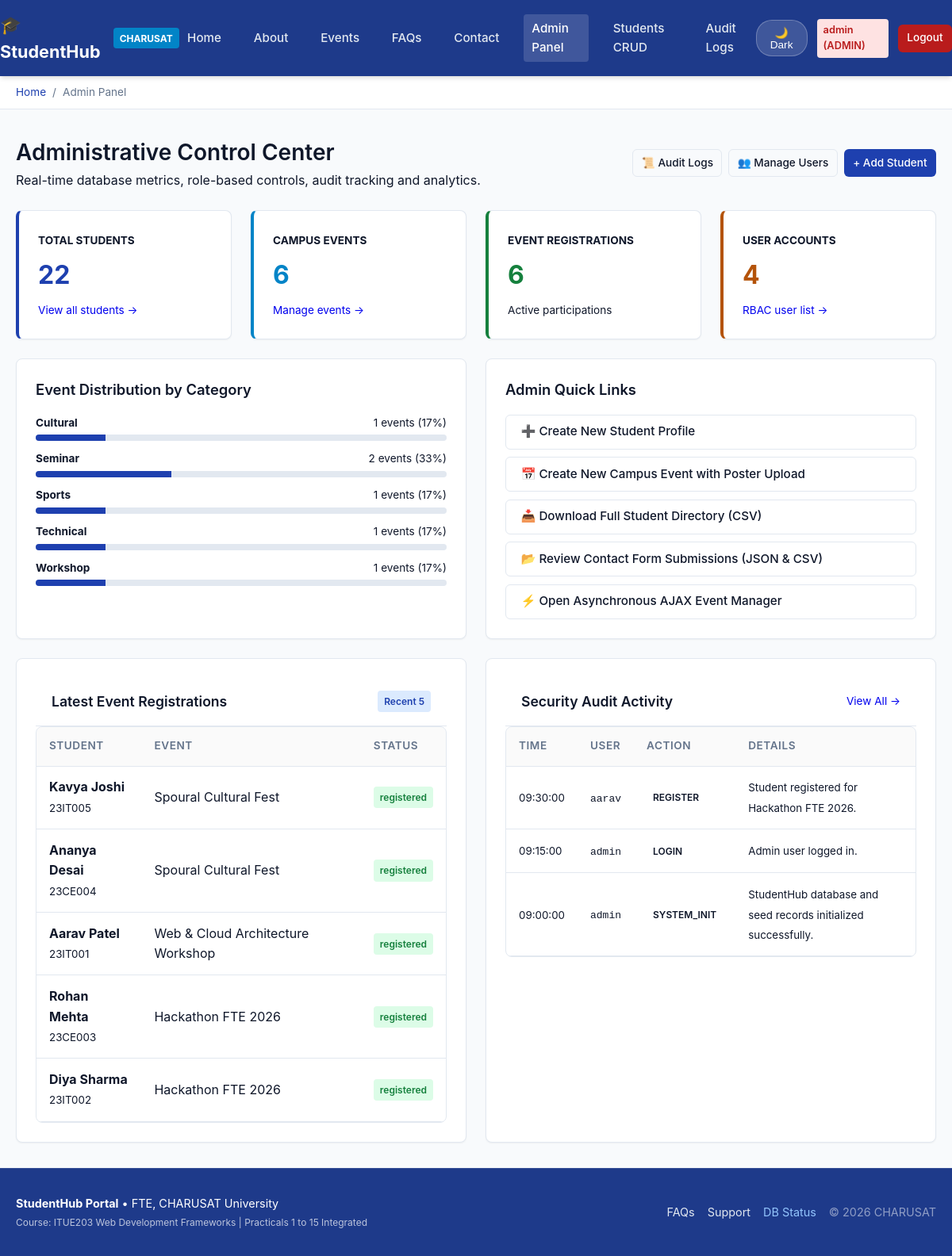
Page /admin/dashboard.php (signed in) on the committed database.
### tables this page shows
CREATE TABLE IF NOT EXISTS `registrations` (
  `id` INT UNSIGNED NOT NULL AUTO_INCREMENT,
  `student_id` INT UNSIGNED NOT NULL,
  `event_id` INT UNSIGNED NOT NULL,
  `status` ENUM('registered', 'attended', 'cancelled') NOT NULL DEFAULT 'registered',
  `registered_at` TIMESTAMP NOT NULL DEFAULT CURRENT_TIMESTAMP,
  PRIMARY KEY (`id`),
  UNIQUE KEY `uq_registrations_student_event` (`student_id`, `event_id`),
  KEY `idx_registrations_event_status` (`event_id`, `status`),
  CONSTRAINT `fk_registrations_student` FOREIGN KEY (`student_id`) REFERENCES `students` (`id`) ON UPDATE CASCADE ON DELETE CASCADE,
  CONSTRAINT `fk_registrations_event` FOREIGN KEY (`event_id`) REFERENCES `events` (`id`) ON UPDATE CASCADE ON DELETE CASCADE
);

CREATE TABLE IF NOT EXISTS `students` (
  `id` INT UNSIGNED NOT NULL AUTO_INCREMENT,
  `student_number` VARCHAR(30) NOT NULL,
  `full_name` VARCHAR(150) NOT NULL,
  `email` VARCHAR(191) NOT NULL,
  `mobile` VARCHAR(15) NOT NULL,
  `branch` VARCHAR(100) NOT NULL,
  `year` VARCHAR(20) NOT NULL,
  `gender` ENUM('Male', 'Female', 'Other') NOT NULL,
  `user_id` INT UNSIGNED NULL,
  `status` ENUM('active', 'inactive') NOT NULL DEFAULT 'active',
  `created_at` TIMESTAMP NOT NULL DEFAULT CURRENT_TIMESTAMP,
  PRIMARY KEY (`id`),
  UNIQUE KEY `uq_students_student_number` (`student_number`),
  UNIQUE KEY `uq_students_email` (`email`),
  KEY `idx_students_branch` (`branch`),
  KEY `idx_students_year` (`year`),
  CONSTRAINT `fk_students_user` FOREIGN KEY (`user_id`) REFERENCES `users` (`id`) ON DELETE SET NULL ON UPDATE CASCADE
);

CREATE TABLE IF NOT EXISTS `events` (
  `id` INT UNSIGNED NOT NULL AUTO_INCREMENT,
  `title` VARCHAR(150) NOT NULL,
  `description` TEXT NULL,
  `category` VARCHAR(50) NOT NULL DEFAULT 'Technical',
  `event_date` DATETIME NOT NULL,
  `location` VARCHAR(200) NOT NULL,
  `capacity` INT UNSIGNED NULL DEFAULT 100,
  `poster` VARCHAR(255) NULL,
  `status` ENUM('open', 'closed', 'cancelled') NOT NULL DEFAULT 'open',
  `created_by` INT UNSIGNED NULL,
  `created_at` TIMESTAMP NOT NULL DEFAULT CURRENT_TIMESTAMP,
  PRIMARY KEY (`id`),
  KEY `idx_events_event_date` (`event_date`),
  KEY `idx_events_category` (`category`),
  KEY `idx_events_status` (`status`)
);

CREATE TABLE IF NOT EXISTS `audit_logs` (
  `id` INT UNSIGNED NOT NULL AUTO_INCREMENT,
  `user_id` INT UNSIGNED NULL,
  `username` VARCHAR(50) NOT NULL,
  `action` VARCHAR(100) NOT NULL,
  `details` TEXT NULL,
  `ip_address` VARCHAR(45) NULL,
  `created_at` TIMESTAMP NOT NULL DEFAULT CURRENT_TIMESTAMP,
  PRIMARY KEY (`id`),
  KEY `idx_audit_logs_action` (`action`),
  KEY `idx_audit_logs_created_at` (`created_at`)
);

### admin/dashboard.php (the view, shortened to what this page needs)
<?php
require_once __DIR__ . '/../includes/auth.php';
$studentCount = (int)$conn->query("SELECT COUNT(*) FROM students")->fetch_row()[0];
$eventCount = (int)$conn->query("SELECT COUNT(*) FROM events")->fetch_row()[0];
$userCount = (int)$conn->query("SELECT COUNT(*) FROM users")->fetch_row()[0];
$registrationCount = (int)$conn->query("SELECT COUNT(*) FROM registrations")->fetch_row()[0];
$catStats = $conn->query("SELECT category, COUNT(*) as count FROM events GROUP BY category")->fetch_all(MYSQLI_ASSOC);
$latestRegs = $conn->query("
    SELECT r.id, r.registered_at, r.status, s.full_name, s.student_number, e.title as event_title
    FROM registrations r
    JOIN students s ON r.student_id = s.id
    JOIN events e ON r.event_id = e.id
    ORDER BY r.registered_at DESC LIMIT 5
")->fetch_all(MYSQLI_ASSOC);
$latestLogs = $conn->query("SELECT * FROM audit_logs ORDER BY created_at DESC LIMIT 5")->fetch_all(MYSQLI_ASSOC);
require_once __DIR__ . '/../includes/header.php';
?>
<div style="display:flex; justify-content:space-between; align-items:center; margin-bottom:1.5rem; flex-wrap:wrap; gap:1rem;">
    <div>
        <h1 class="card-title" style="font-size:1.75rem; margin:0;">Administrative Control Center</h1>
        <p class="text-muted">Real-time database metrics, role-based controls, audit tracking and analytics.</p>
    </div>
    <div style="display:flex; gap:0.5rem;">
        <a href="audit-logs.php" class="btn btn-outline btn-sm">📜 Audit Logs</a>
        <a href="users.php" class="btn btn-outline btn-sm">👥 Manage Users</a>
        <a href="/studenthub/student-add.php" class="btn btn-primary btn-sm">+ Add Student</a>
    </div>
</div>
<div class="grid-4 mb-4" style="margin-bottom:1.5rem;">
    <div class="card" style="border-left: 4px solid var(--primary);">
        <span class="text-muted" style="font-size:0.85rem; text-transform:uppercase; font-weight:bold;">Total Students</span>
        <h2 style="font-size:2rem; margin:0.35rem 0; color:var(--primary);"><?= $studentCount ?></h2>
        <a href="/studenthub/students.php" style="font-size:0.85rem; text-decoration:none;">View all students &rarr;</a>
    </div>
    <div class="card" style="border-left: 4px solid var(--accent);">
        <span class="text-muted" style="font-size:0.85rem; text-transform:uppercase; font-weight:bold;">Campus Events</span>
        <h2 style="font-size:2rem; margin:0.35rem 0; color:var(--accent);"><?= $eventCount ?></h2>
        <a href="/studenthub/events.php" style="font-size:0.85rem; text-decoration:none;">Manage events &rarr;</a>
    </div>
    <div class="card" style="border-left: 4px solid var(--success);">
        <span class="text-muted" style="font-size:0.85rem; text-transform:uppercase; font-weight:bold;">Event Registrations</span>
        <h2 style="font-size:2rem; margin:0.35rem 0; color:var(--success);"><?= $registrationCount ?></h2>
        <span class="text-muted" style="font-size:0.85rem;">Active participations</span>
    </div>
    <div class="card" style="border-left: 4px solid var(--warning);">
        <span class="text-muted" style="font-size:0.85rem; text-transform:uppercase; font-weight:bold;">User Accounts</span>
        <h2 style="font-size:2rem; margin:0.35rem 0; color:var(--warning);"><?= $userCount ?></h2>
        <a href="users.php" style="font-size:0.85rem; text-decoration:none;">RBAC user list &rarr;</a>
    </div>
</div>
<div class="grid-2 mb-4" style="margin-bottom:1.5rem;">
    <div class="card">
        <h3 class="card-title" style="font-size:1.15rem;">Event Distribution by Category</h3>
        <div style="margin-top:1rem; display:flex; flex-direction:column; gap:0.75rem;">
            <?php foreach ($catStats as $stat):
                $pct = $eventCount > 0 ? round(($stat['count'] / $eventCount) * 100) : 0;
            ?>
                <div>
                    <div style="display:flex; justify-content:space-between; font-size:0.85rem; margin-bottom:0.25rem;">
                        <strong><?= htmlspecialchars($stat['category']) ?></strong>
                        <span><?= $stat['count'] ?> events (<?= $pct ?>%)</span>
                    </div>
                    <div style="height:8px; background:var(--border-color); border-radius:4px; overflow:hidden;">
                        <div style="height:100%; width:<?= $pct ?>%; background:var(--primary);"></div>
                    </div>
                </div>
            <?php endforeach; ?>
        </div>
    </div>
    <div class="card">
        <h3 class="card-title" style="font-size:1.15rem;">Admin Quick Links</h3>
        <div style="display:flex; flex-direction:column; gap:0.6rem; margin-top:1rem;">
            <a href="/studenthub/student-add.php" class="btn btn-outline" style="justify-content:flex-start;">➕ Create New Student Profile</a>
            <a href="/studenthub/event-add.php" class="btn btn-outline" style="justify-content:flex-start;">📅 Create New Campus Event with Poster Upload</a>
            <a href="/studenthub/student-export.php" class="btn btn-outline" style="justify-content:flex-start;">📥 Download Full Student Directory (CSV)</a>
            <a href="/studenthub/view-submissions.php" class="btn btn-outline" style="justify-content:flex-start;">📂 Review Contact Form Submissions (JSON & CSV)</a>
            <a href="/studenthub/events-ajax.php" class="btn btn-outline" style="justify-content:flex-start;">⚡ Open Asynchronous AJAX Event Manager</a>
        </div>
    </div>
</div>
<div class="grid-2">
    <div class="card p-0" style="overflow:hidden;">
        <div style="padding:1rem 1.25rem; border-bottom:1px solid var(--border-color); display:flex; justify-content:space-between; align-items:center;">
            <h3 class="card-title" style="margin:0; font-size:1.1rem;">Latest Event Registrations</h3>
            <span class="badge badge-primary">Recent 5</span>
        </div>
        <div class="table-responsive">
            <table class="data-table">
                <thead>
                    <tr>
                        <th>Student</th>
                        <th>Event</th>
                        <th>Status</th>
                    </tr>
                </thead>
                <tbody>
                    <?php if (empty($latestRegs)): ?>
                        <tr><td colspan="3" class="text-center text-muted">No registrations yet.</td></tr>
                    <?php else: ?>
                        <?php foreach ($latestRegs as $r): ?>
                            <tr>
                                <td>
                                    <strong><?= htmlspecialchars($r['full_name']) ?></strong><br>
                                    <small class="text-muted"><?= htmlspecialchars($r['student_number']) ?></small>
                                </td>
                                <td><?= htmlspecialchars($r['event_title']) ?></td>
                                <td><span class="badge badge-success"><?= htmlspecialchars($r['status']) ?></span></td>
                            </tr>
                        <?php endforeach; ?>
                    <?php endif; ?>
                </tbody>
            </table>
        </div>
    </div>
    <div class="card p-0" style="overflow:hidden;">
        <div style="padding:1rem 1.25rem; border-bottom:1px solid var(--border-color); display:flex; justify-content:space-between; align-items:center;">
            <h3 class="card-title" style="margin:0; font-size:1.1rem;">Security Audit Activity</h3>
            <a href="audit-logs.php" style="font-size:0.85rem; text-decoration:none;">View All &rarr;</a>
        </div>
        <div class="table-responsive">
            <table class="data-table">
                <thead>
                    <tr>
                        <th>Time</th>
                        <th>User</th>
                        <th>Action</th>
                        <th>Details</th>
                    </tr>
                </thead>
                <tbody>
                    <?php if (empty($latestLogs)): ?>
                        <tr><td colspan="4" class="text-center text-muted">No audit logs recorded.</td></tr>
                    <?php else: ?>
                        <?php foreach ($latestLogs as $log): ?>
                            <tr>
                                <td><small class="text-muted"><?= date('H:i:s', strtotime($log['created_at'])) ?></small></td>
                                <td><code><?= htmlspecialchars($log['username']) ?></code></td>
                                <td><span class="badge badge-secondary"><?= htmlspecialchars($log['action']) ?></span></td>
                                <td><small><?= htmlspecialchars($log['details']) ?></small></td>
                            </tr>
                        <?php endforeach; ?>
                    <?php endif; ?>
                </tbody>
            </table>
        </div>
    </div>
</div>
<?php require_once __DIR__ . '/../includes/footer.php'; ?>

### css/style.css (style rules this page uses)
:root { --primary: #1e40af; --primary-hover: #1d4ed8; --secondary: #475569; --accent: #0284c7; --success: #15803d; --danger: #b91c1c; --warning: #b45309; --bg-main: #f8fafc; --bg-card: #ffffff; --text-main: #0f172a; --text-muted: #64748b; --border-color: #e2e8f0; --nav-bg: #1e3a8a; --nav-text: #ffffff; --shadow-sm: 0 1px 2px rgba(0,0,0,0.05); --shadow-md: 0 4px 6px -1px rgba(0,0,0,0.1), 0 2px 4px -2px rgba(0,0,0,0.1); --shadow-lg: 0 10px 15px -3px rgba(0,0,0,0.1), 0 4px 6px -4px rgba(0,0,0,0.1); --radius: 8px; --font-family: -apple-system, BlinkMacSystemFont, "Segoe UI", Roboto, Oxygen, Ubuntu, Cantarell, "Helvetica Neue", sans-serif; }
* { box-sizing: border-box; margin: 0; padding: 0; }
body { font-family: var(--font-family); background-color: var(--bg-main); color: var(--text-main); line-height: 1.6; min-height: 100vh; display: flex; flex-direction: column; transition: background-color 0.25s ease, color 0.25s ease; }
.grid-2 { display: grid; grid-template-columns: repeat(2, 1fr); gap: 1.5rem; }
.grid-4 { display: grid; grid-template-columns: repeat(4, 1fr); gap: 1.5rem; }
.card { background-color: var(--bg-card); border: 1px solid var(--border-color); border-radius: var(--radius); padding: 1.5rem; box-shadow: var(--shadow-sm); transition: transform 0.2s, box-shadow 0.2s; }
.card-title { font-size: 1.25rem; font-weight: 600; margin-bottom: 0.75rem; color: var(--text-main); }
.btn { display: inline-flex; align-items: center; justify-content: center; gap: 0.5rem; padding: 0.55rem 1.15rem; font-size: 0.95rem; font-weight: 500; border-radius: 6px; cursor: pointer; border: 1px solid transparent; text-decoration: none; transition: all 0.2s; }
.btn-primary { background-color: var(--primary); color: #ffffff; }
.btn-outline { background: transparent; border-color: var(--border-color); color: var(--text-main); }
.btn-sm { padding: 0.35rem 0.65rem; font-size: 0.85rem; }
.table-responsive { width: 100%; overflow-x: auto; border: 1px solid var(--border-color); border-radius: var(--radius); background: var(--bg-card); }
.data-table { width: 100%; border-collapse: collapse; text-align: left; }
.data-table th, .data-table td { padding: 0.85rem 1rem; border-bottom: 1px solid var(--border-color); }
.data-table th { background-color: rgba(0,0,0,0.02); color: var(--text-muted); font-weight: 600; font-size: 0.85rem; text-transform: uppercase; letter-spacing: 0.04em; }
.badge { display: inline-block; padding: 0.25rem 0.5rem; font-size: 0.75rem; font-weight: 600; border-radius: 4px; }
.badge-primary { background: #dbeafe; color: #1e40af; }
.badge-success { background: #dcfce7; color: #15803d; }

### rows in the picture
registrations: student.full_name "Kavya Joshi", student.student_number "23IT005", event.title "Spoural Cultural Fest", status "registered"
registrations: student.full_name "Ananya Desai", student.student_number "23CE004", event.title "Spoural Cultural Fest", status "registered"
registrations: student.full_name "Aarav Patel", student.student_number "23IT001", event.title "Web & Cloud Architecture Workshop", status "registered"
registrations: student.full_name "Rohan Mehta", student.student_number "23CE003", event.title "Hackathon FTE 2026", status "registered"
registrations: student.full_name "Diya Sharma", student.student_number "23IT002", event.title "Hackathon FTE 2026", status "registered"
audit_logs: created_at "09:30:00", username "aarav", action "REGISTER", details "Student registered for Hackathon FTE 2026."
audit_logs: created_at "09:15:00", username "admin", action "LOGIN", details "Admin user logged in."
audit_logs: created_at "09:00:00", username "admin", action "SYSTEM_INIT", details "StudentHub database and seed records initialized successfully."

### other values in the picture
current_username() "admin"
current_user_role() "ADMIN"
$name "Admin Panel"
$studentCount "22"
$eventCount "6"
$registrationCount "6"
$userCount "4"
$stat['category'] "Cultural"
$stat['count'] "1"
$pct "17"
$stat['category'] "Seminar"
$stat['count'] "2"
$pct "33"
$stat['category'] "Sports"
$stat['category'] "Technical"
